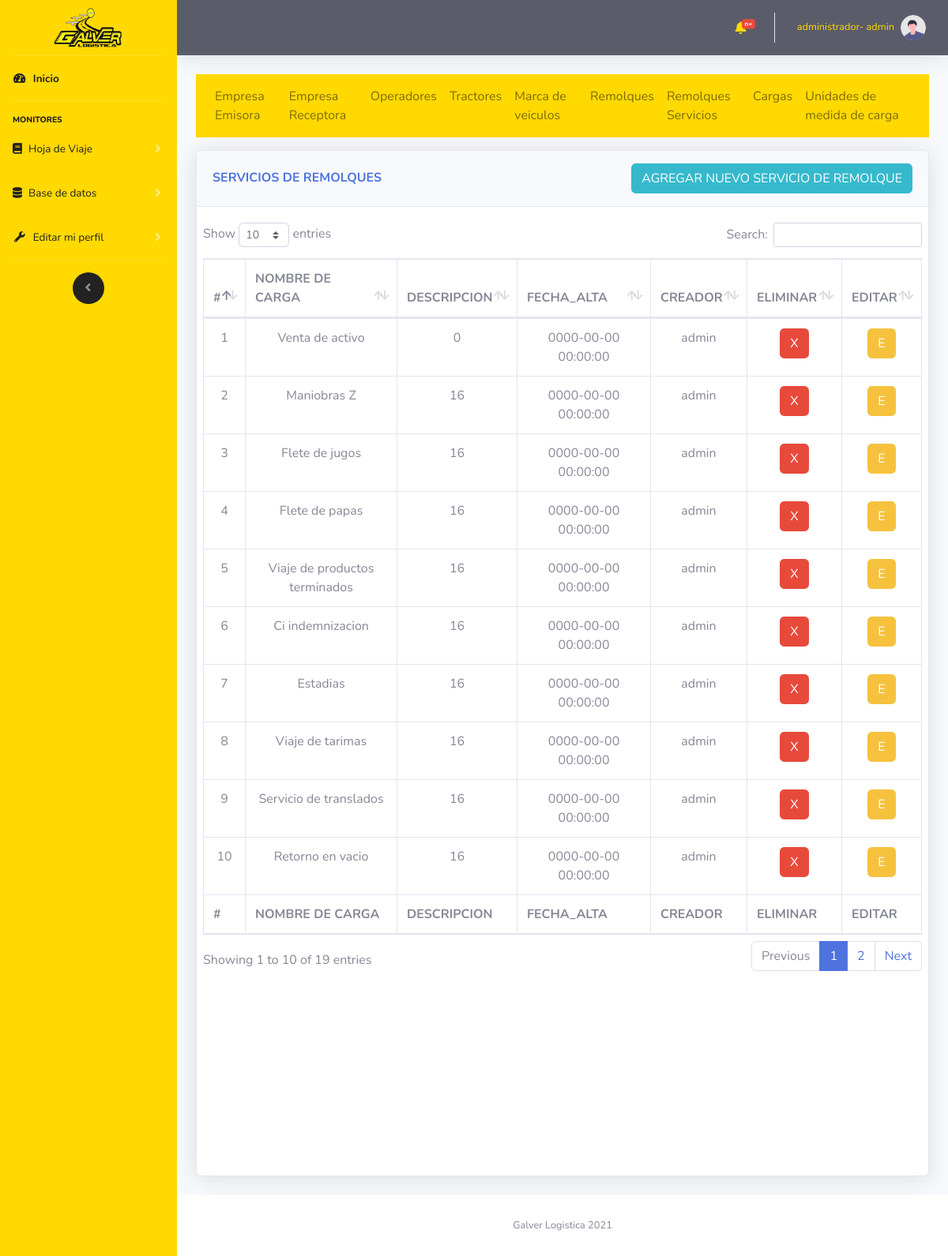
/vistas/remolques_servicios.php (signed in), run on the app's committed database.
### tables this page shows
CREATE TABLE `remolque_carga` (
  `remolqueCargaId` int(11) NOT NULL,
  `remolqueCargaServicio` varchar(500) NOT NULL,
  `remolqueCargaImpuesto` decimal(10,0) NOT NULL,
  `usuarioId` int(11) NOT NULL,
  `remolqueCargaFechaCreacion` datetime NOT NULL
);

CREATE TABLE `usuario` (
  `usuarioId` int(11) NOT NULL,
  `usuarioNombre` varchar(30) NOT NULL,
  `usuarioPassword` varchar(20) NOT NULL,
  `usuarioTipoId` int(11) NOT NULL,
  `usuarioCreacion` datetime NOT NULL
);

### controlador/modulos/selects.php (called while the page is built, shortened)
<?php
    function muestraRemolqueCarga($mysqli)
    {
        $result = $mysqli->query("SELECT * FROM `remolque_carga` INNER JOIN usuario ON usuario.usuarioId= remolque_carga.usuarioId");
        return $result;
    }
?>

### vistas/remolques_servicios.php (the view, shortened to what this page needs)
<?php
    include "../import/componentes/head.php";
    include "../import/componentes/navbarLateral.php";
    include "../import/componentes/navbarHorizontal.php";
?>
<?php
    include "../controlador/coneccion/config.php";
    include "../controlador/modulos/selects.php";
?>
<div class="container-fluid">
    <?php
        include "../import/componentes/nav1.php";
    ?>
    <div class="row">
            <div class="col-12">
                <div class="card shadow mb-4 card_hdv">
                    <div class="card-header py-3 d-flex flex-row align-items-center justify-content-between">
                        <h6 class="m-0 font-weight-bold text-primary">SERVICIOS DE REMOLQUES</h6>
                        <button type="button" class="btn btn-info  d-none d-md-block" data-toggle="modal"
                            data-target="#INSERT">AGREGAR NUEVO SERVICIO DE REMOLQUE</button>
                    </div>
                    <div class="card-body">
                        <div class="chart-area ">
                            <div class="row">
                                <div class="table-responsive cardScroll">
                                    <table class="table table-bordered" id="dataTable" width="100%" cellspacing="0">
                                        <thead>
                                            <tr>
                                                <th scope="col">#</th>
                                                <th scope="col">NOMBRE DE CARGA</th>
                                                <th scope="col">DESCRIPCION</th>
                                                <th scope="col">FECHA_ALTA</th>
                                                <th scope="col">CREADOR</th>
                                                <th scope="col">ELIMINAR</th>
                                                <th scope="col">EDITAR</th>
                                            </tr>
                                        </thead>
                                        <tfoot>
                                            <tr>
                                                <th scope="col">#</th>
                                                <th scope="col">NOMBRE DE CARGA</th>
                                                <th scope="col">DESCRIPCION</th>
                                                <th scope="col">FECHA_ALTA</th>
                                                <th scope="col">CREADOR</th>
                                                <th scope="col">ELIMINAR</th>
                                                <th scope="col">EDITAR</th>
                                            </tr>
                                        </tfoot>
                                        <tbody class=" text-center">
                                            <?php
                                        $datos=muestraRemolqueCarga($mysqli);
                                        while ($filas =$datos->fetch_assoc()) {
                                            echo
                                            "<tr>".
                                            "<td>".$filas["remolqueCargaId"]."</td>".
                                            "<td>".$filas["remolqueCargaServicio"]."</td>".
                                            "<td>".$filas["remolqueCargaImpuesto"]."</td>".
                                            "<td>".$filas["remolqueCargaFechaCreacion"]."</td>".
                                            "<td>".$filas["usuarioNombre"]."</td>".
                                            "<td><button type='button' class='btn btn-danger' onclick='eliminarRemolque(".$filas["remolqueCargaId"].")')>X</button></td>".
                                            "<td><button type='button' class='btn btn-warning' data-toggle='modal'
                                            data-target='#UPDATE' onclick='editarPaso1Id(".$filas["remolqueCargaId"].")'>E</button></td>".
                                            "</tr>";
                                        }
                                        ?>
                                        </tbody>
                                    </table>
                                </div>
                            </div>
                        </div>
                    </div>
                </div>
            </div>
    </div>
    <?php
        include "../import/componentes/footer.php";
        include "../import/componentes/js/main.php";
    ?>

### assets/css/main.css (style rules this page uses)
.card { height: 1050px !important; }
@media (max-width: 2000px) { .card { height: 1150px !important; } }
@media (max-width: 1200px) { .card { height: 1400px !important; } }

### vistas/remolques_servicios.php (style rules this page uses)
.card_hdv { height: 1300px !important; }
div.cardScroll { width: 1500px; height: 1200px; overflow: auto; }

### data on the page
remolque_carga: remolqueCargaId "1", remolqueCargaServicio "Venta de activo", remolqueCargaImpuesto "0", remolqueCargaFechaCreacion "0000-00-00 00:00:00", usuarioId.usuarioNombre "admin"
remolque_carga: remolqueCargaId "2", remolqueCargaServicio "Maniobras Z", remolqueCargaImpuesto "16", remolqueCargaFechaCreacion "0000-00-00 00:00:00", usuarioId.usuarioNombre "admin"
remolque_carga: remolqueCargaId "3", remolqueCargaServicio "Flete de jugos", remolqueCargaImpuesto "16", remolqueCargaFechaCreacion "0000-00-00 00:00:00", usuarioId.usuarioNombre "admin"
remolque_carga: remolqueCargaId "4", remolqueCargaServicio "Flete de papas", remolqueCargaImpuesto "16", remolqueCargaFechaCreacion "0000-00-00 00:00:00", usuarioId.usuarioNombre "admin"
remolque_carga: remolqueCargaId "5", remolqueCargaServicio "Viaje de productos terminados", remolqueCargaImpuesto "16", remolqueCargaFechaCreacion "0000-00-00 00:00:00", usuarioId.usuarioNombre "admin"
remolque_carga: remolqueCargaId "6", remolqueCargaServicio "Ci indemnizacion", remolqueCargaImpuesto "16", remolqueCargaFechaCreacion "0000-00-00 00:00:00", usuarioId.usuarioNombre "admin"
remolque_carga: remolqueCargaId "7", remolqueCargaServicio "Estadias", remolqueCargaImpuesto "16", remolqueCargaFechaCreacion "0000-00-00 00:00:00", usuarioId.usuarioNombre "admin"
remolque_carga: remolqueCargaId "8", remolqueCargaServicio "Viaje de tarimas", remolqueCargaImpuesto "16", remolqueCargaFechaCreacion "0000-00-00 00:00:00", usuarioId.usuarioNombre "admin"
remolque_carga: remolqueCargaId "9", remolqueCargaServicio "Servicio de translados", remolqueCargaImpuesto "16", remolqueCargaFechaCreacion "0000-00-00 00:00:00", usuarioId.usuarioNombre "admin"
remolque_carga: remolqueCargaId "10", remolqueCargaServicio "Retorno en vacio", remolqueCargaImpuesto "16", remolqueCargaFechaCreacion "0000-00-00 00:00:00", usuarioId.usuarioNombre "admin"

### other printed values
$_SESSION["usuarioTipoCargo"] "administrador"
$_SESSION["usuarioNombre"] "admin"
